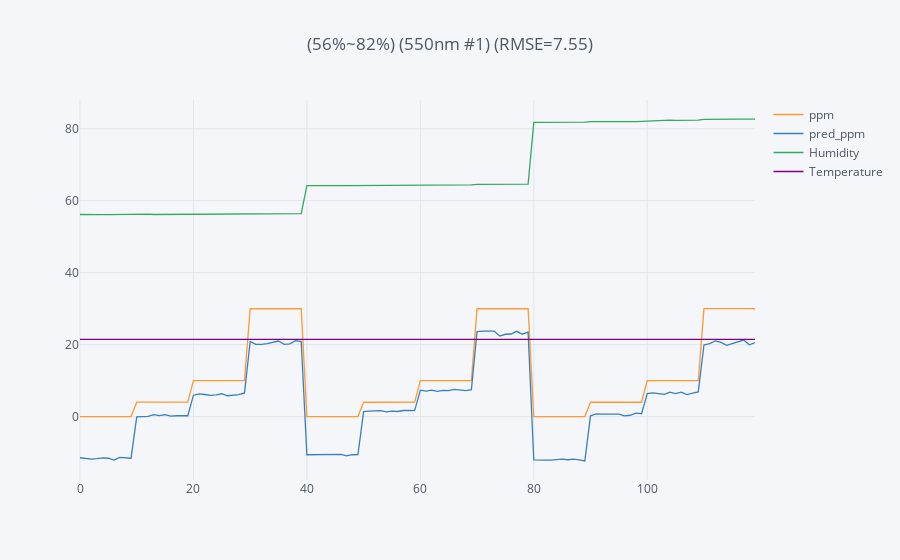

Notebook cell for this chart:
### Code cell
# load training data
dk_10C = df_10C.copy().reset_index(drop=True)
dk_20C = df_20C.copy().reset_index(drop=True)
dk_30C = df_30C.copy().reset_index(drop=True)
dk_35C = df_35C.copy().reset_index(drop=True)

# copy testing data
dk_test_20C = df_test_20C.copy().reset_index(drop=True)


#setting temperature range
'''dict = {temp. 1 : ([training data1, data2], [blind test data1, data2], white_card_std data)}'''

temp_data_dict = { 

    # n20~10C
    'temp. 1': ([dk_10C, dk_20C, dk_30C, dk_35C], [dk_test_20C]),


                  } 
    
# implement temp. range loop
for temp_data, temp_blind_test in temp_data_dict.values():
    

    # plot each model 4D data
#             module_4D.plot_4D_multi_model(temp_data, temp_blind_test, channel_list, sensor_number)

    # concate training data        
    df_all = pd.concat(temp_data).reset_index(drop=True)
    df_test = pd.concat(temp_blind_test).reset_index(drop=True)


    # 取0ppm資料
    dk_all_0ppm = df_all[df_all['ppm']<1].copy()

    # 取4ppm資料
    dk_all_4ppm = df_all[(df_all['ppm']>3)&(df_all['ppm']<5)].copy()
    
    # 取10ppm資料
    dk_all_10ppm = df_all[(df_all['ppm']>9)&(df_all['ppm']<11)].copy()

    # 取30ppm資料
    dk_all_30ppm = df_all[(df_all['ppm']>29)&(df_all['ppm']<31)].copy()

    
    dk_data_dict = {
                    '0ppm':(dk_all_0ppm),
                    '4ppm':(dk_all_4ppm),
                    '10ppm':(dk_all_10ppm),
                    '30ppm':(dk_all_30ppm)
                   }
    

    #training model for 0ppm, 10ppm, 60ppm surface
    surf_coef_list = []                           # store ppm surface coefficient
    for ppm, ppm_data in dk_data_dict.items():

        dk_data = ppm_data


        y_train = dk_data[train_channel] + shift 
        x_train = dk_data[['Temperature', 'Humidity']] 

#             channels = train_channel

        #開始計算濃度平面 model by Ridge regression
#         step = humidity_step
        os.chdir(path)              
        loss_list = []
        loss_each_step_list = []
        sensor = model.model(name=name,
                             sensor_number=sensor_number,
                             channel=train_channel,
                             x_train=x_train, 
                             y_train=y_train, 
                             x_test=x_test, 
                             y_test=y_test, 
                             model_name=model_name, 
                             degree=degree,
                             step=humidity_step,
                             output_modify=output_modify,
                             shift=shift,            
                             multiple=multiple,
                             ppm=ppm,
                             humidity_feature=sensor_humidity_feature)
        intercept, coef = sensor.regression()
        sensor.save_sensor_side_coef()
#         sensor.loss()
#         loss_each_step = sensor.loss_each_step()    
#         sensor.plot()
#         sensor.save_plot()
#         sensor.coef()
        
        #補0調整濕度項次數
        if (sensor_humidity_feature == False)&(degree==1):
            coef = np.append(coef, [0] * degree)

        elif (sensor_humidity_feature == False)&(degree==2):
            coef = np.insert(coef, 1, 0)
            coef = np.append(coef, [0] * degree)

        elif (sensor_humidity_feature == False)&(degree==3):
            coef = np.insert(coef, 1, 0)
            coef = np.insert(coef, 3, 0)
            coef = np.insert(coef, 4, 0)
            coef = np.append(coef, [0] * degree)
            
        coefficient = np.insert(coef, 0, intercept)
        surf_coef_list.append(coefficient) 
   
    test_data = df_test[[test_channel, 'Temperature', 'Humidity', 'ppm']]
    ppm_list = []
    for index, row in test_data.iterrows():
        signal, temperature, humidity, _ = row
        signal_0ppm = interpolation.calculate_ppm_surface_signal(surf_coef_list[0], x0=temperature, x1=humidity, degree=degree)
        signal_4ppm = interpolation.calculate_ppm_surface_signal(surf_coef_list[1], x0=temperature, x1=humidity, degree=degree)
        signal_10ppm = interpolation.calculate_ppm_surface_signal(surf_coef_list[2], x0=temperature, x1=humidity, degree=degree)
        signal_30ppm = interpolation.calculate_ppm_surface_signal(surf_coef_list[3], x0=temperature, x1=humidity, degree=degree)
        

#         print(signal_0ppm, signal_10ppm, signal_60ppm)
        
        signal_ppm_dict = {
                             0:signal_0ppm,
                             4:signal_4ppm,
                            10:signal_10ppm,
                            30:signal_30ppm,
                           }

        ppm = interpolation.linear_interpolation(signal_ppm_dict, signal, 4, 10, 30)
#         ppm = interpolation.log_interpolation(signal_ppm_dict, signal, 4, 10, 30)
        ppm_list.append(ppm)

    # RMSE
    rmse_test = np.sqrt(mean_squared_error(ppm_list, test_data['ppm'])).round(2)

    # Interpolation prediction result    
    predict_test_data = test_data.copy()
    predict_test_data['pred_ppm'] = ppm_list
    temp = int(predict_test_data['Temperature'].mean())
    hum_min = int(predict_test_data['Humidity'].min())
    hum_max = int(predict_test_data['Humidity'].max())
    title = '({}%~{}%) ({}) (RMSE={})'.format(hum_min, hum_max, test_channel, rmse_test)
    predict_test_data.iplot(kind='scatter', y=['ppm', 'pred_ppm', 'Humidity', 'Temperature'], title=title)


    # save prediction result
    folderName = '{}'.format(name)
    savePath = os.path.join(os.getcwd(), folderName)
    filename = '({}%~{}%)({})(shift {})(RMSE={})'.format(hum_min, hum_max, test_channel, shift ,rmse_test)
    plt.plot(predict_test_data['Temperature'], 'r')
    plt.plot(predict_test_data['Humidity'], 'b')
    plt.plot(predict_test_data['ppm'], 'g')
    plt.plot(predict_test_data['pred_ppm'], 'orange')
    plt.ylabel('Temperature/ Humidity/ ppm')
    plt.grid(alpha=0.3)
    plt.legend(bbox_to_anchor=(0., 1.02, 1., .102),  loc=3, ncol=4, mode="expand")
    plt.title(filename, y=1.15, fontsize=10)
    plt.savefig(savePath + '/' + filename + '.png', dpi=200, bbox_inches='tight')
    plt.close() 
    plt.show()

### Figure 1 — Plotly figure (JSON) as saved in the notebook; plotly's stock layout.template omitted (floating-point values rounded to 4 significant figures)
{"data": [{"line": {"color": "rgba(255, 153, 51, 1.0)", "dash": "solid", "shape": "linear", "width": 1.3}, "mode": "lines", "name": "ppm", "text": "", "type": "scatter", "uid": "69dbd6be-edbb-44e7-9a9c-96ba9e61276d", "x": [0, 1, 2, 3, 4, 5, 6, 7, 8, 9, 10, 11, 12, 13, 14, 15, 16, 17, 18, 19, 20, 21, 22, 23, 24, 25, 26, 27, 28, 29, 30, 31, 32, 33, 34, 35, 36, 37, 38, 39, 40, 41, 42, 43, 44, 45, 46, 47, 48, 49, 50, 51, 52, 53, 54, 55, 56, 57, 58, 59, 60, 61, 62, 63, 64, 65, 66, 67, 68, 69, 70, 71, 72, 73, 74, 75, 76, 77, 78, 79, 80, 81, 82, 83, 84, 85, 86, 87, 88, 89, 90, 91, 92, 93, 94, 95, 96, 97, 98, 99, 100, 101, 102, 103, 104, 105, 106, 107, 108, 109, 110, 111, 112, 113, 114, 115, 116, 117, 118, 119], "y": [0, 0, 0, 0, 0, 0, 0, 0, 0, 0, 4.009, 3.994, 4.006, 4, 4, 4.003, 4, 3.997, 3.997, 4, 10.01, 10.0, 9.997, 9.991, 10.0, 9.997, 10.0, 10.0, 9.997, 10, 29.98, 30.0, 29.97, 30, 30, 30.02, 29.98, 30.02, 29.99, 30.01, 0, 0, 0, 0, 0, 0, 0, 0, 0, 0, 3.997, 4, 4.003, 4.006, 3.994, 4.003, 4, 3.997, 4.009, 4, 9.997, 9.997, 9.991, 10, 10.01, 10.0, 10, 10.01, 10.0, 9.994, 29.98, 30, 30, 30, 29.99, 30.0, 29.98, 30.02, 29.99, 29.99, 0, 0, 0, 0, 0, 0, 0, 0, 0, 0, 3.997, 4.003, 4.003, 4, 4.006, 4, 4.003, 4.003, 4, 3.997, 10.01, 9.994, 9.991, 9.994, 10.01, 9.994, 10.01, 9.997, 10.01, 9.991, 29.99, 30.01, 29.99, 29.99, 30, 30.01, 30, 29.99, 30.02, 29.98]}, {"line": {"color": "rgba(55, 128, 191, 1.0)", "dash": "solid", "shape": "linear", "width": 1.3}, "mode": "lines", "name": "pred_ppm", "text": "", "type": "scatter", "uid": "c9c9329d-61c7-476f-98d1-703116c0f6dc", "x": [0, 1, 2, 3, 4, 5, 6, 7, 8, 9, 10, 11, 12, 13, 14, 15, 16, 17, 18, 19, 20, 21, 22, 23, 24, 25, 26, 27, 28, 29, 30, 31, 32, 33, 34, 35, 36, 37, 38, 39, 40, 41, 42, 43, 44, 45, 46, 47, 48, 49, 50, 51, 52, 53, 54, 55, 56, 57, 58, 59, 60, 61, 62, 63, 64, 65, 66, 67, 68, 69, 70, 71, 72, 73, 74, 75, 76, 77, 78, 79, 80, 81, 82, 83, 84, 85, 86, 87, 88, 89, 90, 91, 92, 93, 94, 95, 96, 97, 98, 99, 100, 101, 102, 103, 104, 105, 106, 107, 108, 109, 110, 111, 112, 113, 114, 115, 116, 117, 118, 119], "y": [-11.43, -11.6, -11.83, -11.69, -11.47, -11.57, -12.09, -11.33, -11.45, -11.56, -0.07354, 0.04943, 0.05755, 0.5487, 0.2496, 0.555, 0.1551, 0.2382, 0.1925, 0.2408, 5.957, 6.339, 6.143, 5.912, 6.061, 6.353, 5.801, 5.9, 6.119, 6.595, 20.9, 20.08, 20.07, 20.28, 20.67, 21.01, 20.1, 20.21, 21.12, 20.85, -10.6, -10.55, -10.52, -10.64, -10.47, -10.54, -10.52, -10.89, -10.6, -10.59, 1.382, 1.542, 1.575, 1.668, 1.301, 1.501, 1.423, 1.696, 1.697, 1.64, 7.356, 7.072, 7.363, 7.009, 7.314, 7.25, 7.56, 7.443, 7.241, 7.501, 23.65, 23.78, 23.68, 23.78, 22.38, 22.89, 22.96, 23.71, 22.9, 23.45, -12.05, -11.99, -12.12, -12.07, -11.93, -11.84, -11.99, -11.81, -12.0, -12.34, 0.2092, 0.7428, 0.6642, 0.7486, 0.7114, 0.6907, 0.221, 0.3789, 0.9893, 0.8173, 6.373, 6.589, 6.313, 6.2, 6.773, 6.418, 6.788, 6.132, 6.508, 6.856, 19.92, 20.32, 21.06, 20.61, 19.81, 20.27, 20.85, 21.27, 19.97, 20.57]}, {"line": {"color": "rgba(50, 171, 96, 1.0)", "dash": "solid", "shape": "linear", "width": 1.3}, "mode": "lines", "name": "Humidity", "text": "", "type": "scatter", "uid": "14accfc4-9a0c-41a6-a485-fa39ab0c8bbc", "x": [0, 1, 2, 3, 4, 5, 6, 7, 8, 9, 10, 11, 12, 13, 14, 15, 16, 17, 18, 19, 20, 21, 22, 23, 24, 25, 26, 27, 28, 29, 30, 31, 32, 33, 34, 35, 36, 37, 38, 39, 40, 41, 42, 43, 44, 45, 46, 47, 48, 49, 50, 51, 52, 53, 54, 55, 56, 57, 58, 59, 60, 61, 62, 63, 64, 65, 66, 67, 68, 69, 70, 71, 72, 73, 74, 75, 76, 77, 78, 79, 80, 81, 82, 83, 84, 85, 86, 87, 88, 89, 90, 91, 92, 93, 94, 95, 96, 97, 98, 99, 100, 101, 102, 103, 104, 105, 106, 107, 108, 109, 110, 111, 112, 113, 114, 115, 116, 117, 118, 119], "y": [56.18, 56.21, 56.2, 56.24, 56.16, 56.16, 56.2, 56.1, 56.2, 56.18, 56.24, 56.26, 56.26, 56.18, 56.19, 56.18, 56.2, 56.22, 56.22, 56.26, 56.2, 56.24, 56.24, 56.25, 56.27, 56.28, 56.27, 56.23, 56.21, 56.25, 56.36, 56.44, 56.42, 56.41, 56.38, 56.39, 56.38, 56.4, 56.41, 56.44, 64.2, 64.17, 64.16, 64.14, 64.18, 64.17, 64.21, 64.22, 64.22, 64.22, 64.28, 64.23, 64.23, 64.22, 64.19, 64.27, 64.29, 64.28, 64.29, 64.22, 64.42, 64.41, 64.42, 64.41, 64.43, 64.46, 64.43, 64.46, 64.45, 64.4, 64.56, 64.56, 64.6, 64.61, 64.67, 64.66, 64.67, 64.62, 64.65, 64.64, 81.76, 81.75, 81.79, 81.81, 81.83, 81.85, 81.84, 81.82, 81.8, 81.83, 81.97, 82.01, 82.03, 82.0, 81.99, 81.98, 82.0, 82.02, 82.01, 82.09, 82.29, 82.31, 82.33, 82.42, 82.41, 82.34, 82.3, 82.38, 82.35, 82.39, 82.63, 82.66, 82.7, 82.71, 82.72, 82.72, 82.68, 82.67, 82.71, 82.71]}, {"line": {"color": "rgba(128, 0, 128, 1.0)", "dash": "solid", "shape": "linear", "width": 1.3}, "mode": "lines", "name": "Temperature", "text": "", "type": "scatter", "uid": "8441de16-18f1-40d1-bfc4-775f0a0a28a1", "x": [0, 1, 2, 3, 4, 5, 6, 7, 8, 9, 10, 11, 12, 13, 14, 15, 16, 17, 18, 19, 20, 21, 22, 23, 24, 25, 26, 27, 28, 29, 30, 31, 32, 33, 34, 35, 36, 37, 38, 39, 40, 41, 42, 43, 44, 45, 46, 47, 48, 49, 50, 51, 52, 53, 54, 55, 56, 57, 58, 59, 60, 61, 62, 63, 64, 65, 66, 67, 68, 69, 70, 71, 72, 73, 74, 75, 76, 77, 78, 79, 80, 81, 82, 83, 84, 85, 86, 87, 88, 89, 90, 91, 92, 93, 94, 95, 96, 97, 98, 99, 100, 101, 102, 103, 104, 105, 106, 107, 108, 109, 110, 111, 112, 113, 114, 115, 116, 117, 118, 119], "y": [21.45, 21.45, 21.45, 21.45, 21.46, 21.45, 21.45, 21.45, 21.45, 21.46, 21.46, 21.44, 21.45, 21.45, 21.45, 21.45, 21.44, 21.45, 21.44, 21.45, 21.45, 21.45, 21.45, 21.45, 21.45, 21.45, 21.45, 21.45, 21.45, 21.45, 21.45, 21.45, 21.46, 21.45, 21.45, 21.46, 21.46, 21.47, 21.46, 21.45, 21.47, 21.47, 21.46, 21.46, 21.47, 21.46, 21.47, 21.46, 21.47, 21.45, 21.47, 21.47, 21.46, 21.47, 21.45, 21.47, 21.46, 21.46, 21.46, 21.46, 21.46, 21.47, 21.46, 21.47, 21.46, 21.46, 21.48, 21.46, 21.46, 21.46, 21.45, 21.47, 21.45, 21.45, 21.46, 21.46, 21.45, 21.45, 21.46, 21.47, 21.48, 21.49, 21.48, 21.49, 21.48, 21.49, 21.5, 21.48, 21.48, 21.49, 21.48, 21.48, 21.49, 21.49, 21.48, 21.48, 21.47, 21.48, 21.48, 21.48, 21.47, 21.48, 21.47, 21.49, 21.48, 21.48, 21.47, 21.48, 21.48, 21.48, 21.47, 21.48, 21.47, 21.49, 21.48, 21.47, 21.47, 21.47, 21.47, 21.48]}], "layout": {"legend": {"bgcolor": "#F5F6F9", "font": {"color": "#4D5663"}}, "paper_bgcolor": "#F5F6F9", "plot_bgcolor": "#F5F6F9", "title": {"font": {"color": "#4D5663"}, "text": "(56%~82%) (550nm #1) (RMSE=7.55)"}, "xaxis": {"gridcolor": "#E1E5ED", "showgrid": true, "tickfont": {"color": "#4D5663"}, "title": {"font": {"color": "#4D5663"}, "text": ""}, "zerolinecolor": "#E1E5ED"}, "yaxis": {"gridcolor": "#E1E5ED", "showgrid": true, "tickfont": {"color": "#4D5663"}, "title": {"font": {"color": "#4D5663"}, "text": ""}, "zerolinecolor": "#E1E5ED"}}}
